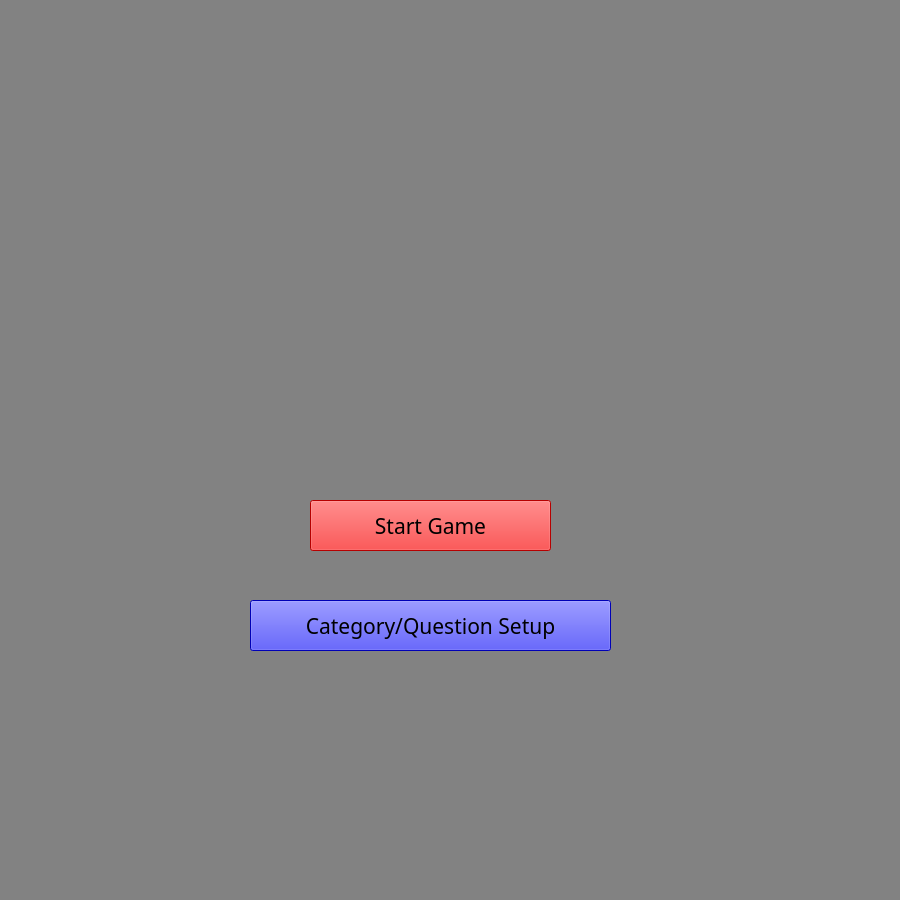
<?xml version="1.0" encoding="UTF-8"?>
<ui version="4.0">
 <class>TrivialCompute_Main</class>
 <widget class="QWidget" name="TrivialCompute_Main">
  <property name="geometry">
   <rect>
    <x>0</x>
    <y>0</y>
    <width>900</width>
    <height>900</height>
   </rect>
  </property>
  <property name="windowTitle">
   <string>TrivialCompute</string>
  </property>
  <property name="styleSheet">
   <string notr="true">background-color: rgb(130, 130, 130);</string>
  </property>
  <widget class="QPushButton" name="pushButton_2">
   <property name="geometry">
    <rect>
     <x>250</x>
     <y>600</y>
     <width>361</width>
     <height>51</height>
    </rect>
   </property>
   <property name="font">
    <font>
     <family>Segoe UI Black</family>
     <pointsize>16</pointsize>
     <weight>10</weight>
     <italic>false</italic>
     <bold>false</bold>
    </font>
   </property>
   <property name="styleSheet">
    <string notr="true">background-color: rgb(0, 0, 255);
font: 87 16pt &quot;Segoe UI Black&quot;;
border-color: rgb(255, 0, 0);</string>
   </property>
   <property name="text">
    <string>Category/Question Setup</string>
   </property>
  </widget>
  <widget class="QLabel" name="label">
   <property name="geometry">
    <rect>
     <x>220</x>
     <y>120</y>
     <width>421</width>
     <height>261</height>
    </rect>
   </property>
   <property name="styleSheet">
    <string notr="true">background-image: url(main_window/Trivial_Compute_Game.png);</string>
   </property>
   <property name="text">
    <string/>
   </property>
  </widget>
  <widget class="QPushButton" name="pushButton">
   <property name="geometry">
    <rect>
     <x>310</x>
     <y>500</y>
     <width>241</width>
     <height>51</height>
    </rect>
   </property>
   <property name="font">
    <font>
     <family>Segoe UI Black</family>
     <pointsize>16</pointsize>
     <weight>10</weight>
     <italic>false</italic>
     <bold>true</bold>
    </font>
   </property>
   <property name="styleSheet">
    <string notr="true">background-color: rgb(255, 0, 0);
font: 87 16pt &quot;Segoe UI Black&quot;;
border-color: rgb(0, 0, 255);</string>
   </property>
   <property name="text">
    <string>Start Game</string>
   </property>
  </widget>
 </widget>
 <resources>
  <include location="main_window.qrc"/>
 </resources>
 <connections/>
</ui>
